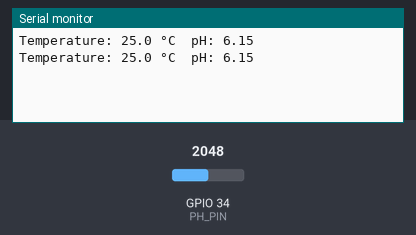
Recording of a sketch running on a simulated ESP32. On the bench: the last lines printed to the serial monitor. The test bench sets the inputs (shaded band); at power-on: GPIO 34 (PH_PIN) = 2048. EEPROM starts erased.

Above: at 2.8 s.
2.9 s: GPIO 34 (PH_PIN) set to 2866
At 3.8 s:
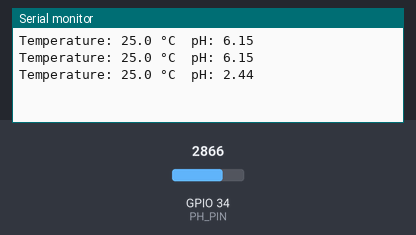
4.4 s: GPIO 34 (PH_PIN) set to 3603
At 5.5 s:
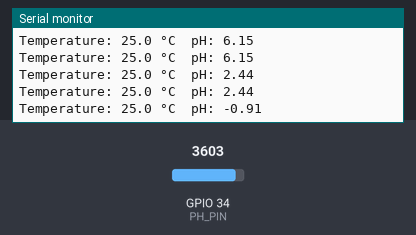
Timing chart, 0 to 7.4 s (numbered marks = the images above; inputs shaded):
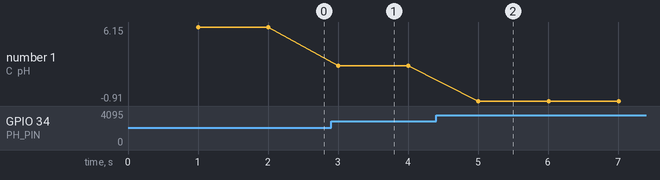

Measured:
- after the input at 2.9 s, the serial monitor: prints a new line after 0.10 s (image 1)
- after the input at 4.4 s, the serial monitor: prints a new line after 0.61 s (image 2)
- plotted number 1: 6.15 → 2.44 after the input at 2.9 s, 2.44 → -0.91 after the input at 4.4 s

The sketch:

SENSOR-PH2.ino
```cpp
#include "DFRobot_PH.h"
#include <EEPROM.h>

#define PH_PIN 34  // Gunakan GPIO34 sebagai input analog untuk pH sensor (ubah jika berbeda)
float voltage, phValue, temperature = 25.0;
DFRobot_PH ph;

void setup() {
  Serial.begin(115200);
  EEPROM.begin(512);  // Inisialisasi EEPROM untuk ESP32
  ph.begin();
}

void loop() {
  static unsigned long timepoint = millis();
  if (millis() - timepoint > 1000U) {  // interval 1 detik
    timepoint = millis();

    // temperature = readTemperature(); // Gunakan jika ada sensor suhu
    int analogValue = analogRead(PH_PIN);
    voltage = analogValue / 4095.0 * 3300;  // Konversi ADC 12-bit ESP32 ke mV (asumsi 3.3V referensi)
    phValue = ph.readPH(voltage, temperature);  // Hitung nilai pH

    Serial.print("Temperature: ");
    Serial.print(temperature, 1);
    Serial.print(" °C\tpH: ");
    Serial.println(phValue, 2);
  }

  ph.calibration(voltage, temperature);  // Kalibrasi melalui Serial Command
}

float readTemperature() {
  // Tambahkan kode sensor suhu (DS18B20 atau lainnya) di sini jika diperlukan
  return 25.0; // Placeholder suhu default
}
```
